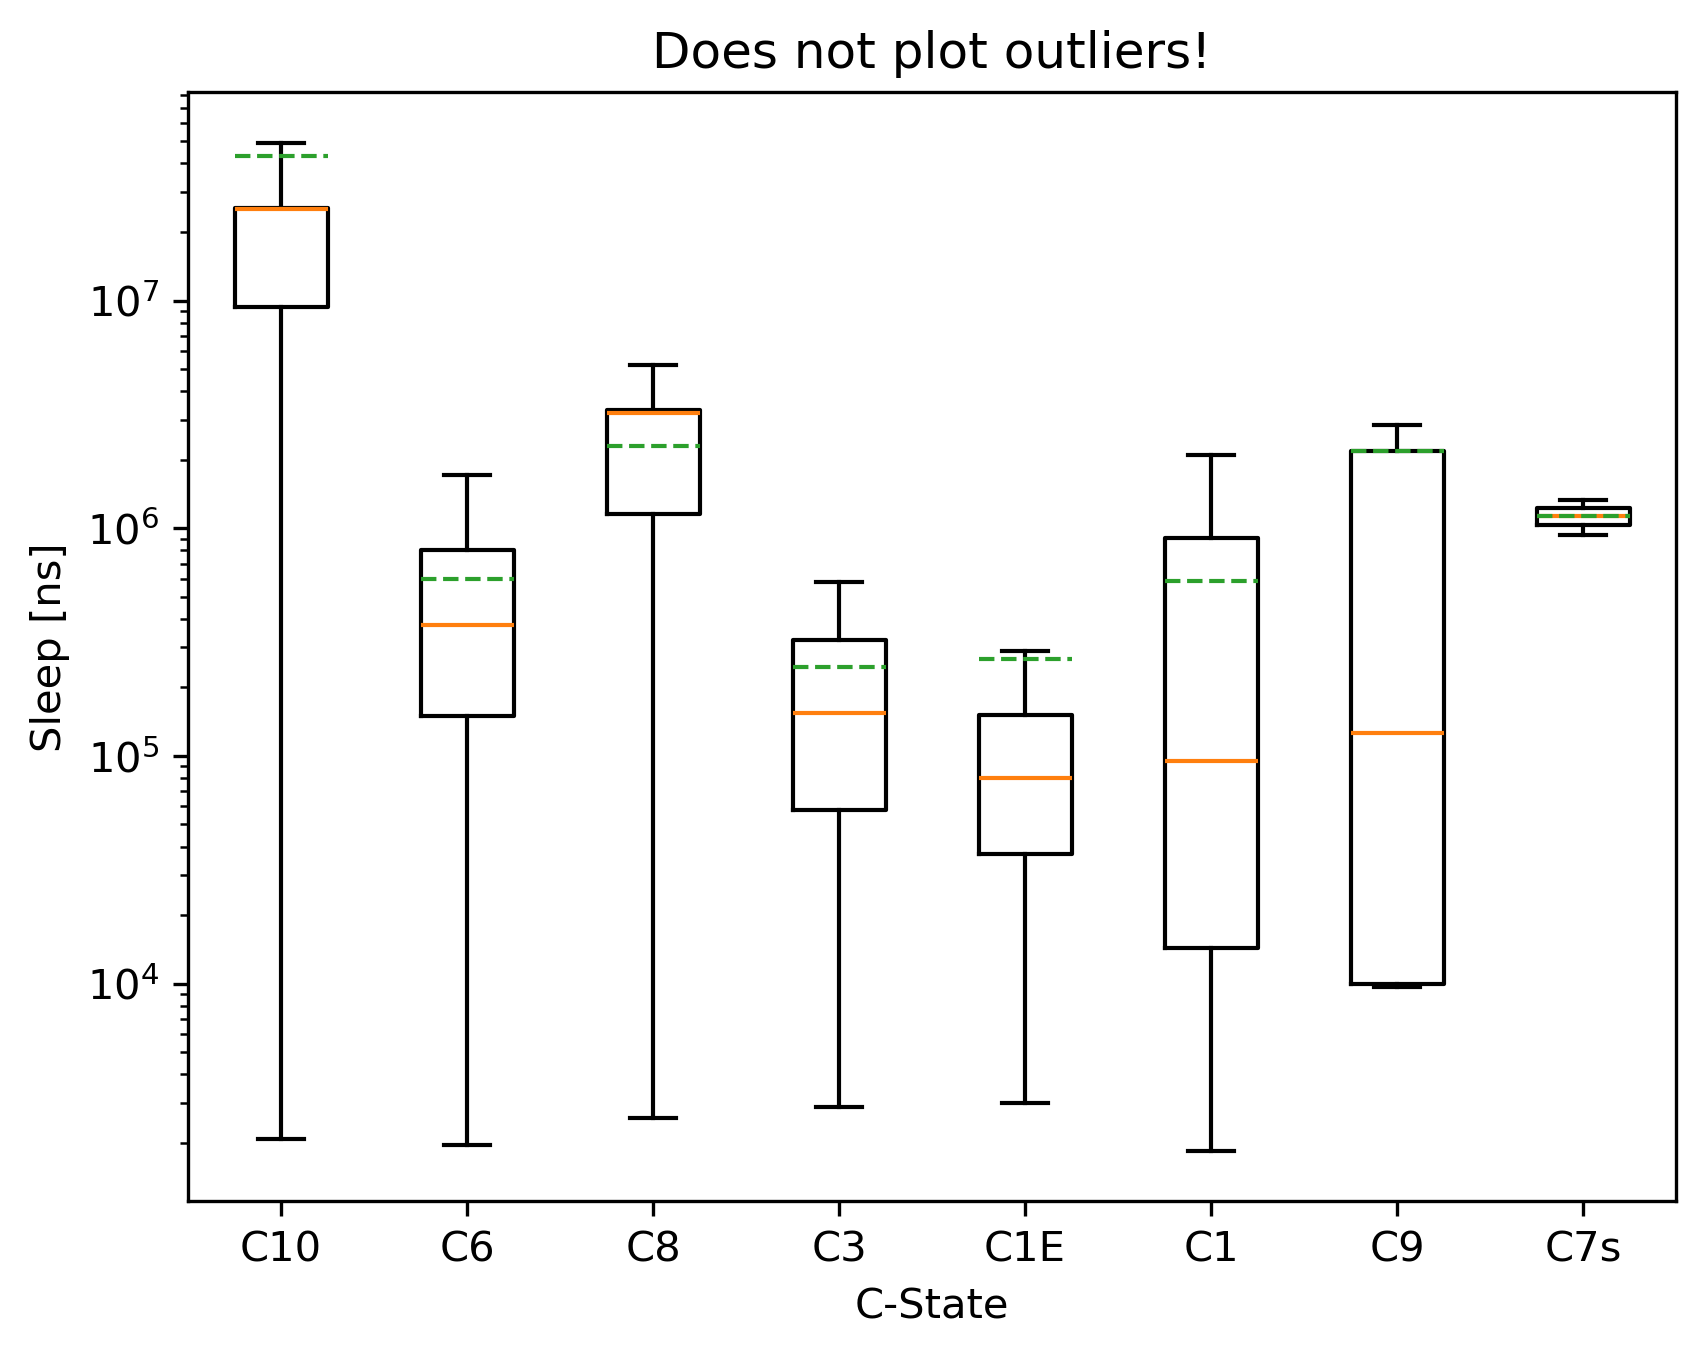

The Python source for this figure:
#!/usr/bin/python3

import os
import pandas as pd
import numpy as np
import matplotlib.pyplot as plt

FILE_BASE = os.path.splitext(__file__)[0]
FILE_DATA = FILE_BASE + ".txt"
FILE_PNG  = FILE_BASE + ".png"
FILE_PDF  = FILE_BASE + ".pdf"

df = pd.read_csv(FILE_DATA, delim_whitespace=True, usecols=['C-State', 'Sleep[ns]'])

columns = []
labels = []
for cstate in df['C-State'].unique():
    sleep_data = df[df['C-State']==cstate]['Sleep[ns]']
    columns.append(sleep_data)
    labels.append(cstate)

plt.boxplot(columns, labels=labels, showfliers=False, showmeans=True, meanline=True)

plt.title('Does not plot outliers!')
plt.xlabel('C-State')
plt.ylabel('Sleep [ns]')
plt.yscale('log')

print(f'generate {FILE_PDF}')
plt.savefig(FILE_PDF, dpi=300, bbox_inches='tight')
print(f'generate {FILE_PNG}')
plt.savefig(FILE_PNG, dpi=300, bbox_inches='tight')
